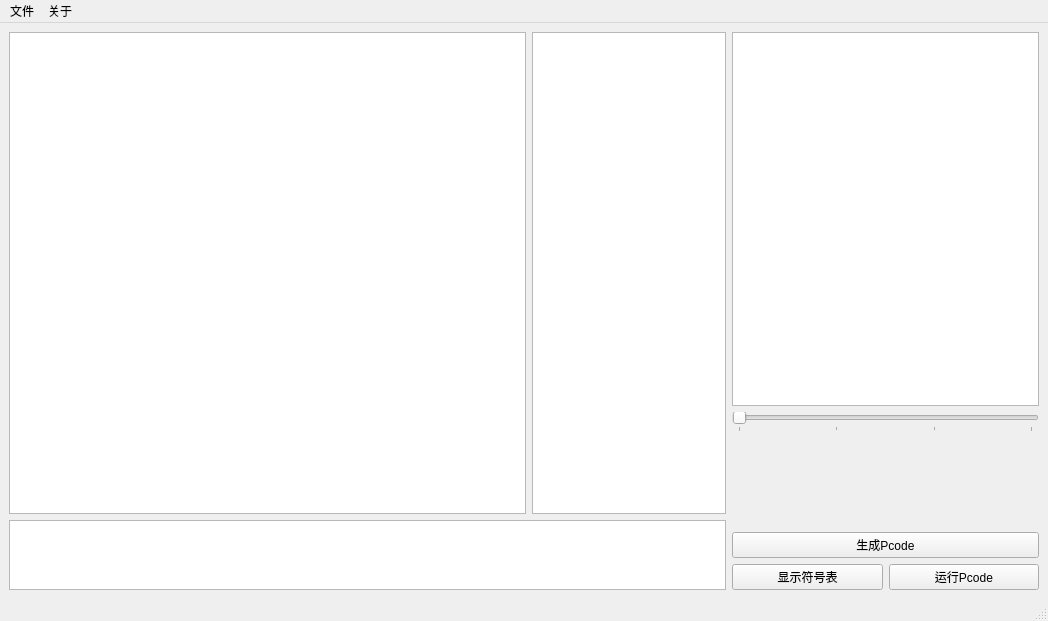
<?xml version="1.0" encoding="UTF-8"?>
<ui version="4.0">
 <class>MainWindow</class>
 <widget class="QMainWindow" name="MainWindow">
  <property name="geometry">
   <rect>
    <x>0</x>
    <y>0</y>
    <width>1048</width>
    <height>621</height>
   </rect>
  </property>
  <property name="windowTitle">
   <string>Pl0文法编译器</string>
  </property>
  <widget class="QWidget" name="centralwidget">
   <property name="minimumSize">
    <size>
     <width>800</width>
     <height>555</height>
    </size>
   </property>
   <layout class="QHBoxLayout" name="horizontalLayout" stretch="7,3">
    <item>
     <layout class="QVBoxLayout" name="SourcePcodeVerticalLayout" stretch="7,1">
      <item>
       <layout class="QHBoxLayout" name="SourcePcodeHorizontalLayout" stretch="8,3">
        <item>
         <layout class="QHBoxLayout" name="lineNumhorizontalLayout" stretch="16">
          <property name="spacing">
           <number>0</number>
          </property>
          <item>
           <widget class="QPlainTextEdit" name="sourceCodePlainTextEdit"/>
          </item>
         </layout>
        </item>
        <item>
         <widget class="QPlainTextEdit" name="pcodePlainTextEdit">
          <property name="readOnly">
           <bool>true</bool>
          </property>
         </widget>
        </item>
       </layout>
      </item>
      <item>
       <widget class="QTextBrowser" name="ErrortextBrowser">
        <property name="readOnly">
         <bool>true</bool>
        </property>
        <property name="openExternalLinks">
         <bool>false</bool>
        </property>
        <property name="openLinks">
         <bool>false</bool>
        </property>
       </widget>
      </item>
     </layout>
    </item>
    <item>
     <layout class="QVBoxLayout" name="mainVerticalLayout" stretch="8,1,2,2,1">
      <item>
       <widget class="QTextEdit" name="tableTextEdit">
        <property name="readOnly">
         <bool>true</bool>
        </property>
       </widget>
      </item>
      <item>
       <widget class="QSlider" name="tableSelectHorizontalSlider">
        <property name="maximum">
         <number>3</number>
        </property>
        <property name="orientation">
         <enum>Qt::Horizontal</enum>
        </property>
        <property name="tickPosition">
         <enum>QSlider::TicksBelow</enum>
        </property>
       </widget>
      </item>
      <item>
       <spacer name="verticalSpacer">
        <property name="orientation">
         <enum>Qt::Vertical</enum>
        </property>
        <property name="sizeHint" stdset="0">
         <size>
          <width>20</width>
          <height>40</height>
         </size>
        </property>
       </spacer>
      </item>
      <item>
       <widget class="QPushButton" name="prodocePcodeButton">
        <property name="text">
         <string>生成Pcode</string>
        </property>
        <property name="shortcut">
         <string>F5</string>
        </property>
       </widget>
      </item>
      <item>
       <layout class="QHBoxLayout" name="ButtonHorizontalLayout">
        <item>
         <widget class="QPushButton" name="showTablePushButton">
          <property name="text">
           <string>显示符号表</string>
          </property>
          <property name="shortcut">
           <string>F6</string>
          </property>
         </widget>
        </item>
        <item>
         <widget class="QPushButton" name="runPcodePushButton">
          <property name="text">
           <string>运行Pcode</string>
          </property>
          <property name="shortcut">
           <string>Ctrl+F5</string>
          </property>
         </widget>
        </item>
       </layout>
      </item>
     </layout>
    </item>
   </layout>
  </widget>
  <widget class="QMenuBar" name="menubar">
   <property name="geometry">
    <rect>
     <x>0</x>
     <y>0</y>
     <width>1048</width>
     <height>24</height>
    </rect>
   </property>
   <widget class="QMenu" name="menu">
    <property name="title">
     <string>文件</string>
    </property>
    <addaction name="actionNewFile"/>
    <addaction name="actionOpenFile"/>
    <addaction name="actionSaveFile"/>
    <addaction name="actionSaveAs"/>
    <addaction name="actionSavePcode"/>
    <addaction name="actionExit"/>
   </widget>
   <widget class="QMenu" name="menu_2">
    <property name="title">
     <string>关于</string>
    </property>
    <addaction name="actionAbout"/>
   </widget>
   <addaction name="menu"/>
   <addaction name="menu_2"/>
  </widget>
  <widget class="QStatusBar" name="statusbar"/>
  <action name="actionOpenFile">
   <property name="text">
    <string>打开文件</string>
   </property>
   <property name="shortcut">
    <string>Ctrl+O</string>
   </property>
  </action>
  <action name="actionExit">
   <property name="text">
    <string>退出</string>
   </property>
   <property name="shortcut">
    <string>Ctrl+Q</string>
   </property>
  </action>
  <action name="actionNewFile">
   <property name="text">
    <string>新建文件</string>
   </property>
   <property name="shortcut">
    <string>Ctrl+N</string>
   </property>
  </action>
  <action name="actionSaveFile">
   <property name="text">
    <string>保存文件</string>
   </property>
   <property name="shortcut">
    <string>Ctrl+S</string>
   </property>
  </action>
  <action name="actionSaveAs">
   <property name="text">
    <string>另存为</string>
   </property>
   <property name="shortcut">
    <string>Ctrl+Shift+S</string>
   </property>
  </action>
  <action name="actionAbout">
   <property name="text">
    <string>关于作者</string>
   </property>
   <property name="shortcut">
    <string>F1</string>
   </property>
  </action>
  <action name="actionSavePcode">
   <property name="text">
    <string>保存Pcode</string>
   </property>
   <property name="shortcut">
    <string>Ctrl+Shift+P</string>
   </property>
  </action>
 </widget>
 <resources/>
 <connections>
  <connection>
   <sender>runPcodePushButton</sender>
   <signal>clicked()</signal>
   <receiver>MainWindow</receiver>
   <slot>runPcode()</slot>
   <hints>
    <hint type="sourcelabel">
     <x>891</x>
     <y>575</y>
    </hint>
    <hint type="destinationlabel">
     <x>713</x>
     <y>572</y>
    </hint>
   </hints>
  </connection>
  <connection>
   <sender>tableSelectHorizontalSlider</sender>
   <signal>valueChanged(int)</signal>
   <receiver>MainWindow</receiver>
   <slot>changeTable()</slot>
   <hints>
    <hint type="sourcelabel">
     <x>1037</x>
     <y>416</y>
    </hint>
    <hint type="destinationlabel">
     <x>538</x>
     <y>570</y>
    </hint>
   </hints>
  </connection>
  <connection>
   <sender>showTablePushButton</sender>
   <signal>clicked()</signal>
   <receiver>MainWindow</receiver>
   <slot>showTable()</slot>
   <hints>
    <hint type="sourcelabel">
     <x>802</x>
     <y>575</y>
    </hint>
    <hint type="destinationlabel">
     <x>642</x>
     <y>573</y>
    </hint>
   </hints>
  </connection>
  <connection>
   <sender>prodocePcodeButton</sender>
   <signal>clicked()</signal>
   <receiver>MainWindow</receiver>
   <slot>producePcode()</slot>
   <hints>
    <hint type="sourcelabel">
     <x>1037</x>
     <y>538</y>
    </hint>
    <hint type="destinationlabel">
     <x>499</x>
     <y>577</y>
    </hint>
   </hints>
  </connection>
  <connection>
   <sender>menubar</sender>
   <signal>triggered(QAction*)</signal>
   <receiver>MainWindow</receiver>
   <slot>menubarTriggle()</slot>
   <hints>
    <hint type="sourcelabel">
     <x>22</x>
     <y>5</y>
    </hint>
    <hint type="destinationlabel">
     <x>4</x>
     <y>74</y>
    </hint>
   </hints>
  </connection>
  <connection>
   <sender>sourceCodePlainTextEdit</sender>
   <signal>cursorPositionChanged()</signal>
   <receiver>MainWindow</receiver>
   <slot>updateColLine()</slot>
   <hints>
    <hint type="sourcelabel">
     <x>238</x>
     <y>154</y>
    </hint>
    <hint type="destinationlabel">
     <x>6</x>
     <y>255</y>
    </hint>
   </hints>
  </connection>
  <connection>
   <sender>ErrortextBrowser</sender>
   <signal>anchorClicked(QUrl)</signal>
   <receiver>MainWindow</receiver>
   <slot>showError()</slot>
   <hints>
    <hint type="sourcelabel">
     <x>307</x>
     <y>549</y>
    </hint>
    <hint type="destinationlabel">
     <x>55</x>
     <y>598</y>
    </hint>
   </hints>
  </connection>
  <connection>
   <sender>sourceCodePlainTextEdit</sender>
   <signal>blockCountChanged(int)</signal>
   <receiver>MainWindow</receiver>
   <slot>updateLineNumberAreaWidth(int)</slot>
   <hints>
    <hint type="sourcelabel">
     <x>272</x>
     <y>144</y>
    </hint>
    <hint type="destinationlabel">
     <x>10</x>
     <y>154</y>
    </hint>
   </hints>
  </connection>
  <connection>
   <sender>sourceCodePlainTextEdit</sender>
   <signal>updateRequest(QRect,int)</signal>
   <receiver>MainWindow</receiver>
   <slot>updateLineNumberArea(QRect,int)</slot>
   <hints>
    <hint type="sourcelabel">
     <x>192</x>
     <y>364</y>
    </hint>
    <hint type="destinationlabel">
     <x>6</x>
     <y>334</y>
    </hint>
   </hints>
  </connection>
 </connections>
 <slots>
  <slot>runPcode()</slot>
  <slot>changeTable()</slot>
  <slot>showTable()</slot>
  <slot>producePcode()</slot>
  <slot>menubarTriggle()</slot>
  <slot>updateColLine()</slot>
  <slot>showError()</slot>
  <slot>showLineCount()</slot>
  <slot>updateLineNumberAreaWidth(int)</slot>
  <slot>updateLineNumberArea(QRect,int)</slot>
 </slots>
</ui>
